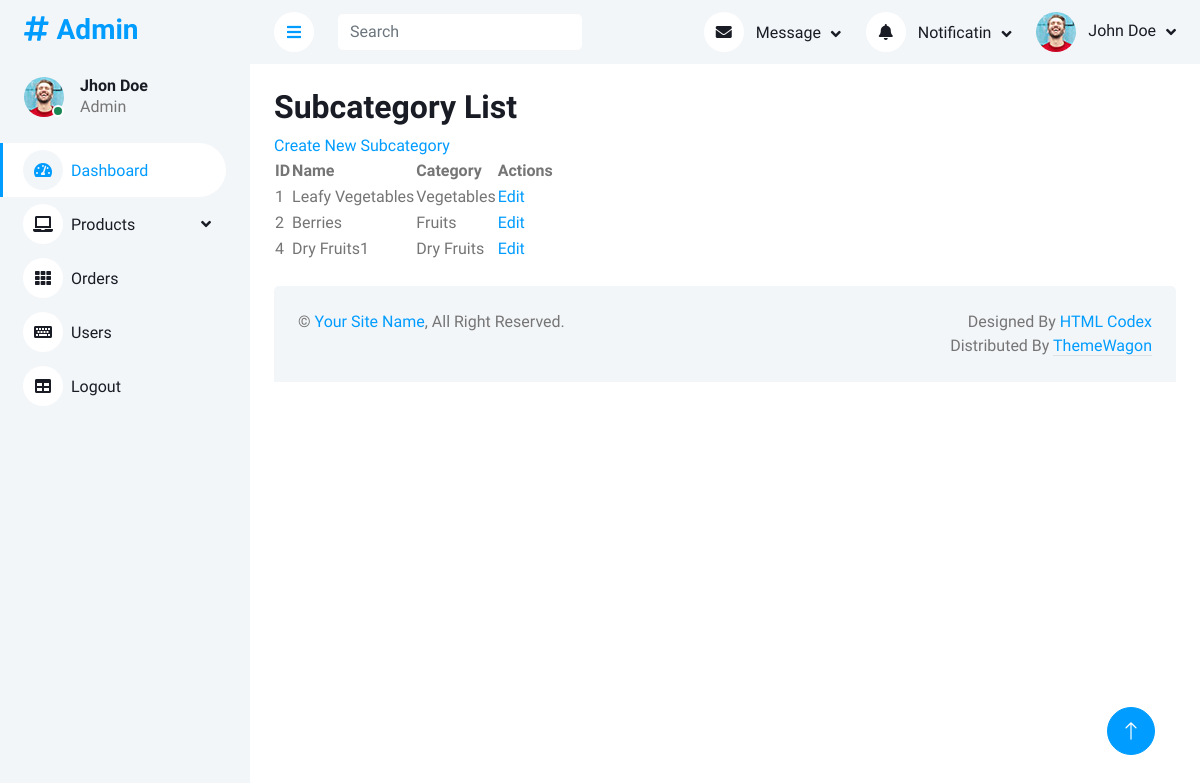
The page /admin_app/subcategories/ (signed in) on the database its author committed.
### product_app/models.py (models this page shows, shortened)
class Subcategory(models.Model):
    category = models.ForeignKey(Category, on_delete=models.CASCADE)
    name = models.CharField(max_length=255)
    slug = models.SlugField(max_length=255, unique=True)

class Category(models.Model):
    name = models.CharField(max_length=255)
    user = models.ForeignKey('user_app.User', on_delete=models.CASCADE, null=True, blank=True)
    slug = models.SlugField(max_length=255, unique=True)
    category_image = models.ImageField(upload_to='category_image/',null=True,blank=True)

### admin_app/views.py (the view)
    def _wrapped_view(request, *args, **kwargs):
        if request.user.user_type == "admin":
            return view_func(request, *args, **kwargs)
        else:
            messages.error(request, "You do not have permission to access this page.")
            return redirect('home')

### admin_app/views.py (called while the page is built)
def admin_required(view_func):
    def _wrapped_view(request, *args, **kwargs):
        if request.user.user_type == "admin":
            return view_func(request, *args, **kwargs)
        else:
            messages.error(request, "You do not have permission to access this page.")
            return redirect('home')
    return _wrapped_view

@admin_required
def subcategory_list(request):
    subcategories = Subcategory.objects.all()
    context = {'subcategories': subcategories}
    return render(request, 'admin/subcategory_list.html', context)

### admin_app/templates/admin/subcategory_list.html
{% extends 'base.html' %}
{% block content %}
  <h2>Subcategory List</h2>
  <a href="{% url 'admin_app:admin_subcategory_create' %}">Create New Subcategory</a>
  <table>
    <thead>
      <tr>
        <th>ID</th>
        <th>Name</th>
        <th>Category</th>
        <th>Actions</th>
      </tr>
    </thead>
    <tbody>
      {% for subcategory in subcategories %}
        <tr>
          <td>{{ subcategory.id }}</td>
          <td>{{ subcategory.name }}</td>
          <td>{{ subcategory.category.name }}</td>
          <td>
            <a href="{% url 'admin_app:admin_subcategory_edit' subcategory.id %}">Edit</a>
          </td>
        </tr>
      {% endfor %}
    </tbody>
  </table>
{% endblock %}

### static/admins/css/style.css (style rules this page uses)
:root { --primary: #009CFF; --light: #F3F6F9; --dark: #191C24; }

### rows shown on the page
Subcategory: id "1", name "Leafy Vegetables", category.name "Vegetables"
Subcategory: id "2", name "Berries", category.name "Fruits"
Subcategory: id "4", name "Dry Fruits1", category.name "Dry Fruits"
